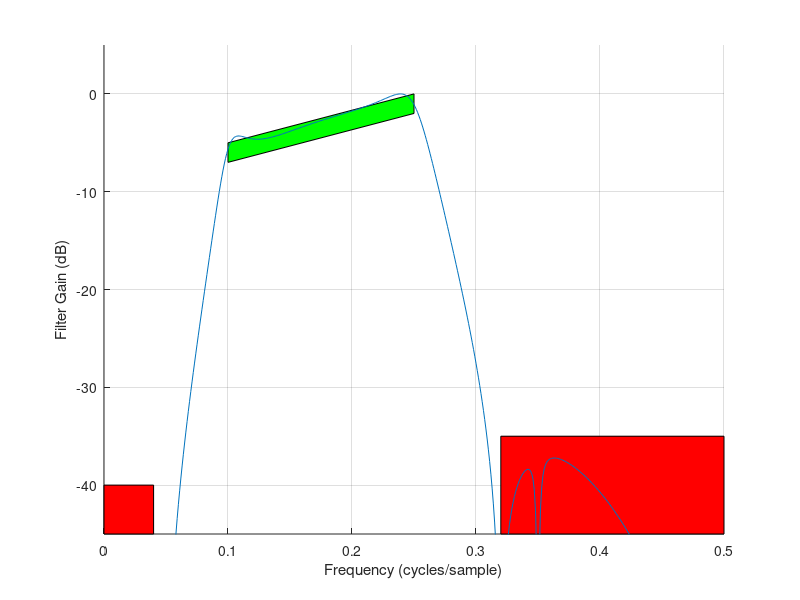

Source code (MATLAB):
%% ECE486 Lab 3 - Task 2
% Script to design bandpass filter to pass frequencies within 0.10 <= f <=
% 0.25 and attenuate frequencies f<=0.05 and f>=0.32 by at least 35 dB.
%
% Authors: Jacob Allenwood, Travis Russell, Jeremiah Simonsen
% ECE 486 - Laboratory 3
% March 10, 2015

%% Generate filter coefficients
pf = [.1 .14 .22 .25 .35];			% pole frequencies
r = [.93 .62 .6 .89 .98];			% pole radii/magnitude
zf = [0 .05 .32 .35 0.5];			% zero frequencies
p = [r.*exp(1i*2*pi.*pf) r.*exp(-1i*2*pi.*pf)];	% generate actual poles
z = [1*exp(1i*2*pi.*zf) 1*exp(-1i*2*pi.*zf)];	% generate actual zeros
a = poly(p);					% denominator polynomial coefficients
b = poly(z);					% numerator polynomial coefficients

%% Evaluate the transfer function
% Using loops allows for any number of poles and zeros in the calculation.
% There really should be some error checking (poles > zeros, etc.)
f = 0:.001:.5;				% Frequency span
num = zeros(1,length(f));	% Numerator - to be evaluated at each f
den = zeros(1,length(f));	% Denominator - to be evaluated at each f
% Calculate denominator
for k=1:length(a)
	den = den + a(k)*exp(-1i*2*pi*(k-1).*f);
end
% Calculate numerator
for k=1:length(b)
	num = num + b(k)*exp(-1i*2*pi*(k-1).*f);
end
G1 = num ./ den;

% For reference, 2nd order looks like:
% G1 = (b(1) + b(2)*exp(-1i*2*pi*f) + b(3)*exp(-1i*2*pi*2*f))./ ...
% 	 (a(1) + a(2)*exp(-1i*2*pi*f) + a(3)*exp(-1i*2*pi*2*f));

% Adjust with a gain factor
K = 1/max(abs(G1));
G1 = K .* G1;

%% Generate the transfer function plot
figure(1); hold on;
% Patches to verify specifications
patch([0.1 0.1 0.25 0.25],[-7 -5 0 -2],'g');
patch([0 0 0.04 0.04],[-45 -40 -40 -45],'r');
patch([0.32 0.32 0.5 0.5],[-45 -35 -35 -45],'r');
% Plot the filter transfer function
plot(f,20*log10(abs(G1))); grid on;
axis([0 0.5 -45 5]);
xlabel('Frequency (cycles/sample)'); ylabel('Filter Gain (dB)');